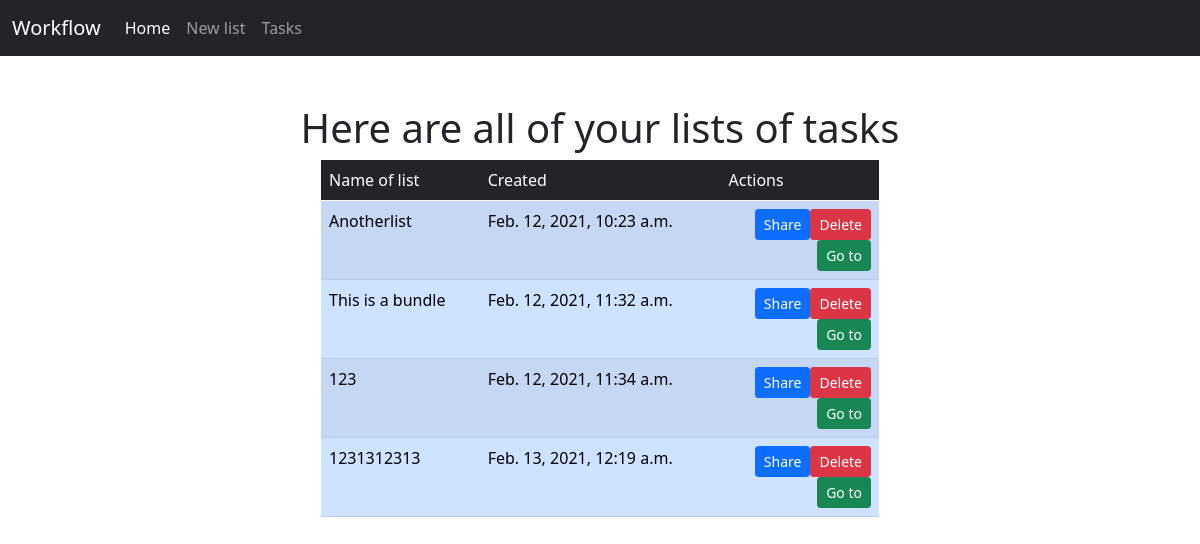
Before: / with the older database file.
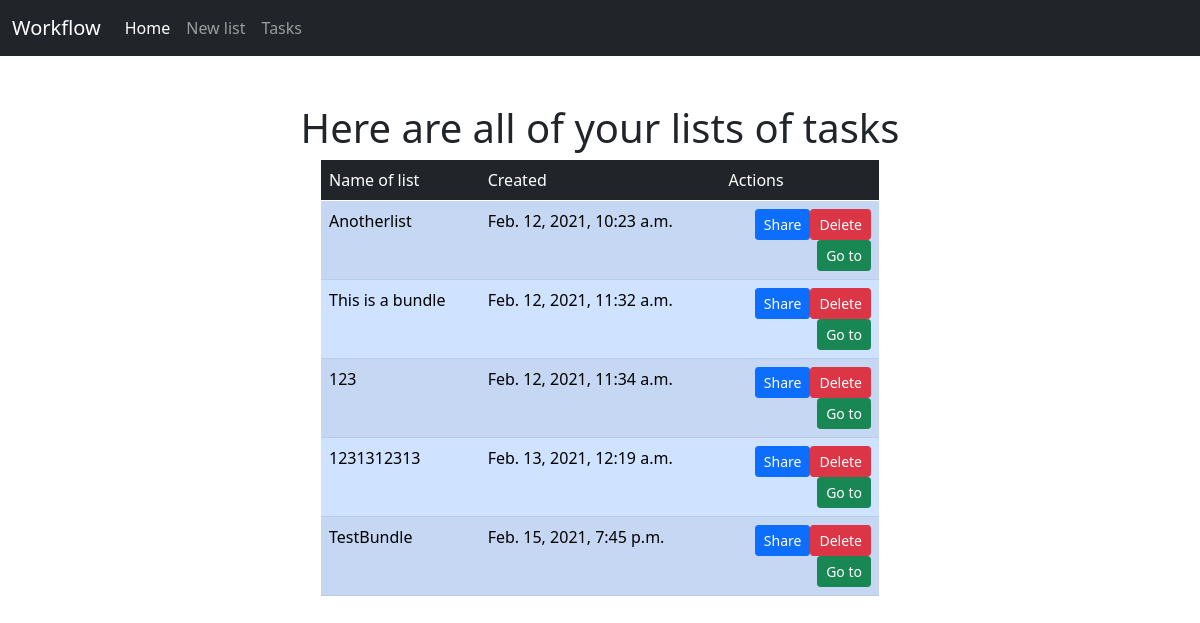
After: the same page with the newer database file.
### main_page/models.py (models this page shows, shortened)
class Bundle(models.Model):
    name = models.CharField(max_length=256, unique=True)
    created_date = models.DateTimeField('date of creation')

### main_page/views.py (the view)
# urls.py: path('', views.index, name='index'),
def index(request):
    context = {'all_bundles_list': Bundle.objects.all(), 'data_json': len(Bundle.objects.all())}
    data_from_site = request.POST
    if data_from_site:
        try:
            create_new_bundle_and_tasks(data_from_site.get('new_bundle_name'), data_from_site.getlist('list_of_tasks'))
        except IntegrityError:
            print("it didnt work")
            context['IntegrityError'] = 'Couldn\'t create bundle. Bundle with that name already exists '
    return render(request, 'main_page/index.html', context)

### templates/main_page/index.html (shortened to what this page needs)
{% load static %}
<!DOCTYPE html>
<html lang="en">
<head>
    <link href="https://cdn.jsdelivr.net/npm/bootstrap@5.0.0-beta1/dist/css/bootstrap.min.css" rel="stylesheet">
    <link href="{% static 'main_page/js/jquery-ui-1.12.1/jquery-ui.min.css' %}" rel="stylesheet">
    <link href="{% static 'main_page/js/jquery-ui-1.12.1/jquery-ui.structure.min.css' %}" rel="stylesheet">
    <link href="{% static 'main_page/js/jquery-ui-1.12.1/jquery-ui.theme.min.css' %}" rel="stylesheet">
    <link href="{% static 'main_page/css/modal_stylesheet.css'%}" rel="stylesheet">
</head>
<body>
    <nav class="navbar navbar-expand-lg navbar-dark bg-dark">
        <div class="container-fluid">
            <a class="navbar-brand">Workflow</a>
            <ul class="navbar-nav me-auto">
                <li class="nav-item">
                    <a class="nav-link active" aria-current="page" href="/">Home</a>
                </li>
                <li class="nav-item">
                    <a class="nav-link" aria-current="page" href="/anothersite">New list</a>
                </li>
                <li class="nav-item">
                    <a class="nav-link" aria-current="page" href="/listtasks">Tasks</a>
                </li>
            </ul>
        </div>
    </nav>
    <div class="container mt-5">
        <h1 class="display-6 text-center">Here are all of your lists of tasks</h1>
        <table class="table table-primary table-striped table-hover w-50 mx-auto">
            <thead>
                <tr class="table-dark">
                    <td class="table-dark">Name of list</td>
                    <td class="table-dark">Created</td>
                    <td class="table-dark">Actions</td>
                </tr>
            </thead>
            <tbody>
            {% if all_bundles_list %}
                {% for bundle in all_bundles_list %}
                    <tr>
                        <td>{{ bundle.name }}</td>
                        <td>{{ bundle.created_date }}</td>
                        <td>
                            <button class="btn btn-sm btn-danger float-end" type="button" id="delete_assurance{{ forloop.counter0 }}">Delete</button>
                            <button class="btn btn-sm btn-primary float-end" type="button">Share</button>
                            <form action="{% url 'main_page:show_tasks' %}" method="post">
                                <button name="bundle_choice" value="{{ bundle.name }}" class="btn btn-sm btn-success float-end" type="submit">Go to</button>
                            </form>
                        </td>
                    </tr>
                {% endfor %}
            {% else %}
                <tr>
                    <td><a href="/anothersite">No lists yet, create one and get to work!</a></td>
                    <td></td>
                    <td></td>
                </tr>
            {% endif %}
            </tbody>
        </table>
    </div>
</body>
</html>

Changed rows visible on the page:
added Bundle: name "TestBundle", created_date "Feb. 15, 2021, 7:45 p.m."
